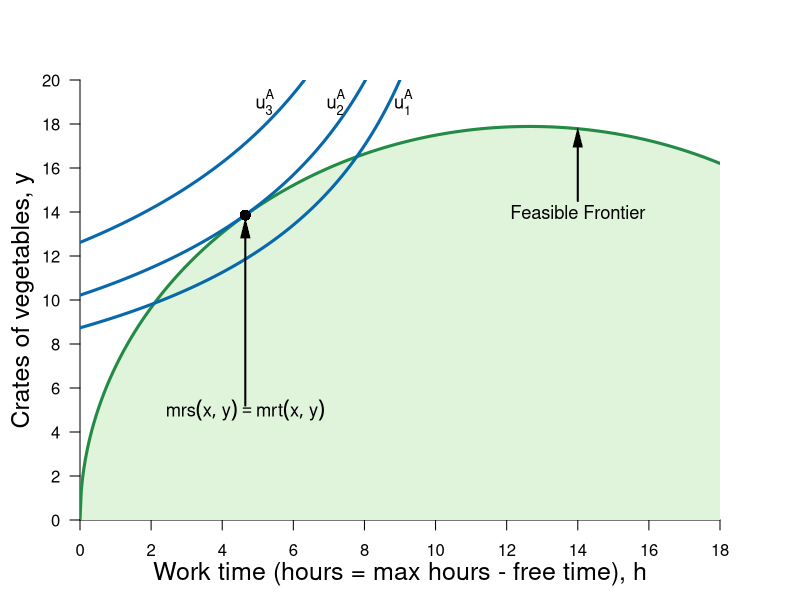

The R script that drew this image:
#Graph Designer: Simon Halliday
#Authors: Bowles, Foley and Halliday
#Title: Microeconomics: Competition, Conflict and Coordination

library(shape)
pdf(file = "constrained_optimization/feasible_frontier_indiff_vegetables_bads.pdf", width = 8, height = 8)

#Set parameters for graphics
axislabelsize <- 1.5
labelsize <- 1.1
graphlinewidth <- 3
segmentlinewidth <- 2

COL <- c("#7fc97f", "#beaed4", "#fdc086", "#ffff99", "#386cb0", "#f0027f", "#bf5b17", "#666666")
COLA <- c("#e0f3db", "#99d8c9","#66c2a4","#41ae76", "#238b45", "#005824")
COLB <- c("#4eb3d3", "#2b8cbe", "#0868ac","#084081")

#Edited the margins to cater for the larger LHS labels
par(mar =  c(4, 4, 4, 4))

ppf <- function(x, intercept = 320) {
  (intercept - 2*(sqrt(320/2) - x)^2)^0.5
}

uFn <- function(x, y, alpha = 0.4){
  ((sqrt(320/2) - x)^alpha)*(y^(1-alpha))
}

indiffA <- function(x, ubar = uFn(sqrt(320/2)-8, 13.87), alpha = 0.4) {
  (ubar/ (x^alpha))^(1/ (1 - alpha))
}

ylims <- c(0, 20)
xlims <- c(0, 18)

npts <- 501 
x <- seq(xlims[1], xlims[2], length.out = npts)
y <- seq(ylims[1], ylims[2], length.out = npts) 
a <- c(uFn(sqrt(320/2)-8, 13.87) - 1, uFn(sqrt(320/2)-8, 13.87), uFn(sqrt(320/2)-8, 13.87) + 1.5) #alpha = 0.4

plot(0, 0, xlim = xlims, ylim = ylims, type = "n",
     xlab = expression(paste("")),
     ylab = expression(paste("")), 
     xaxt = "n", 
     yaxt = "n", 
     cex.lab = axislabelsize, 
     bty = "n", 
     xaxs="i", 
     yaxs="i"
)


# ticksy <- seq(from = 0, to = ylims[2], by = 1)
# ylabels <- seq(from = 0, to = ylims[2], by = 1)
ticksx <- seq(from = 0, to = xlims[2], by = 2)
xlabels <- seq(from = 0, to = xlims[2], by = 2)
ticksy <- seq(ylims[1],  ylims[2], 2)
ylabels <- seq(ylims[1],  ylims[2], 2)
# ticksx <- c(xlims[1], 5.25, 8.944272, xlims[2])
# xlabels <- c(NA, expression(paste(x,"*")), expression(paste(bar(x))), NA)

axis(1, at = ticksx, pos = 0, labels = xlabels)
axis(2, at = ticksy, pos = 0, labels = ylabels, las = 1)

npts <- 500 
xx1 <- seq(xlims[1]+0.00001, xlims[2], length.out = npts)


#Draw the polygon for shading the feasible set
 xpoly1 <- seq(from = xlims[1], to = xlims[2], length.out = npts)
 ypoly1 <- ppf(xpoly1)
 polygon(x = c(0.001, xpoly1, 18, 18, 0.001), y = c(0.001, ypoly1, ppf(18), 0.001, 0.001), col=COLA[1], density=NULL, border = NA)

 

#Draw the graphs
lines(xx1, ppf(xx1), col = COLA[5], lwd = graphlinewidth)

#Label the feasible frontier
text(14, 14, expression("Feasible Frontier"), cex = labelsize)
Arrows(14, 14.5, 14, ppf(14) - 0.4, col = "black", lty = 1, lwd = 2, arr.type = "triangle", arr.lwd = 0.5)

contour(x, y, 
        outer(x, y, uFn),
        drawlabels = FALSE,
        col = COLB[3],
        lwd = graphlinewidth,
        levels = a, 
        xaxs="i", 
        yaxs="i", 
        add = TRUE)

#Axis labels
mtext(expression(paste("Work time (hours = max hours - free time), ", h)), side = 1, line = 2.5, cex = axislabelsize)
text(-1.6, 0.5*ylims[2], expression(paste("Crates of vegetables, ", y)), xpd = TRUE, cex = axislabelsize, srt = 90) 

#Add mrs = mrt at i
points(sqrt(320/2)-8, ppf(x = sqrt(320/2)-8), pch = 16, col = "black", cex = 1.5)
text(sqrt(320/2)-8, 5, expression(paste(mrs(x,y) == mrt(x,y))), cex = labelsize)
#text(sqrt(320/2)-8 + 0.05, 3.6, expression(paste(frac(2*y,3*x) == frac(2*x,y))), cex = labelsize)
Arrows(sqrt(320/2)-8, 5.2, sqrt(320/2)-8, ppf(x = sqrt(320/2)-8) - 0.6, col = "black", lty = 1, lwd = 2, arr.type = "triangle", arr.lwd = 0.5)


#Label the indifference curves
text(9.1, 19, expression(u[1]^A), cex = labelsize)
text(7.2, 19, expression(u[2]^A), cex = labelsize)
text(5.2, 19, expression(u[3]^A), cex = labelsize)

#Annotate max u point on feasibility frontier
# text(8.4, ppf(8) + 0.1, expression(paste(i)), cex = labelsize)
# segments(8, 0, 8, ppf(x = 8), lty = 2, col = "gray", lwd = segmentlinewidth)
# segments(0, ppf(x = 8), 8, ppf(x = 8), lty = 2, col = "gray", lwd = segmentlinewidth)
# points(8, ppf(x = 8), pch = 16, col = "black", cex = 1.5)
# 
# text(3.3, ppf(2.9) + 0.1, expression(paste(a)), cex = labelsize)
# segments(2.9, 0, 2.9, ppf(x = 2.9), lty = 2, col = "gray", lwd = segmentlinewidth)
# segments(0, ppf(x = 2.9), 2.9, ppf(x = 2.9), lty = 2, col = "gray", lwd = segmentlinewidth)
# points(2.9, ppf(x = 2.9), pch = 16, col = "black", cex = 1.5)
# 
# 
# text(13.15, ppf(12.8) + 0.1, expression(paste(b)), cex = labelsize)
# segments(12.8, 0, 12.8, ppf(x = 12.8), lty = 2, col = "gray", lwd = segmentlinewidth)
# segments(0, ppf(x = 12.8), 12.8, ppf(x = 12.8), lty = 2, col = "gray", lwd = segmentlinewidth)
# points(12.8, ppf(x = 12.8), pch = 16, col = "black", cex = 1.5)



dev.off()
